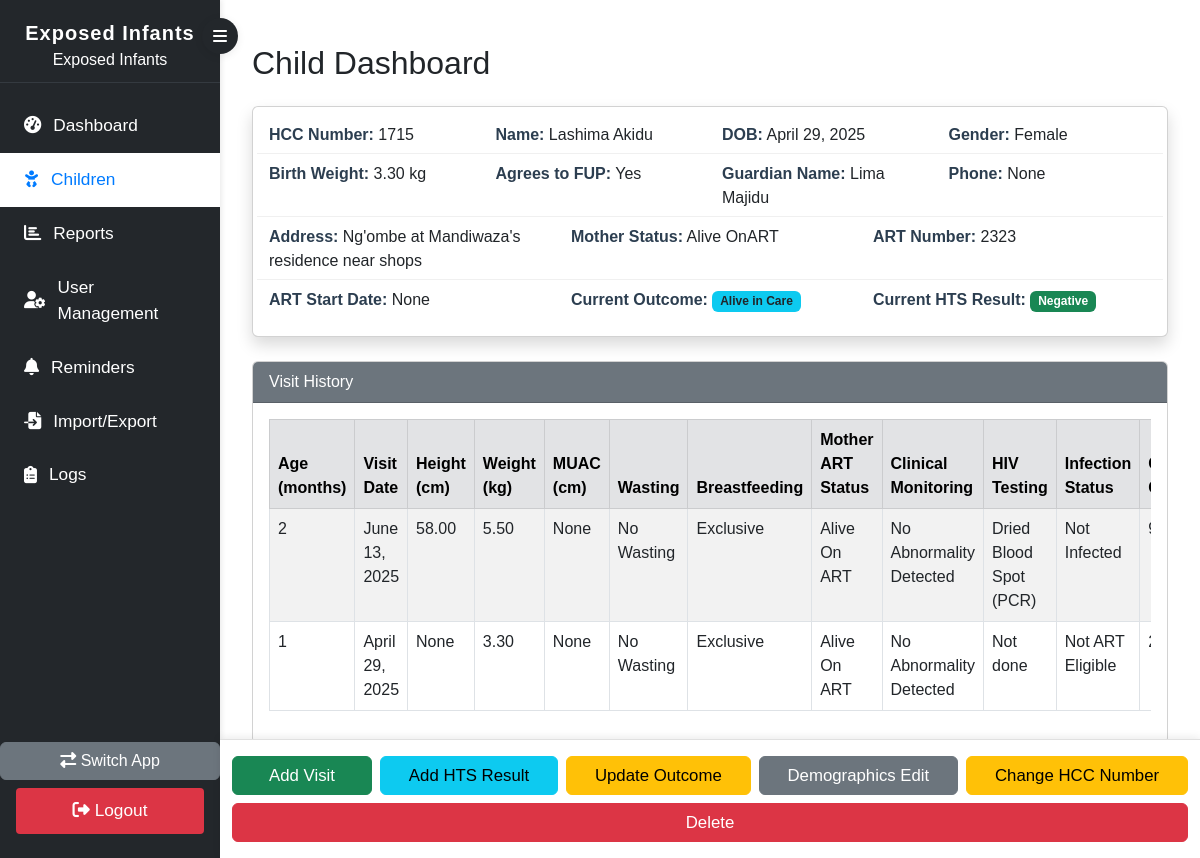
Screenshot of /children/exposed/children/child_dashboard/1715/ (signed in) with the database file from the repository.
### children/models.py (models this page shows, shortened)
class Child(models.Model):
    hcc_number = models.CharField(max_length=20, primary_key=True)
    child_name = models.CharField(max_length=200)
    child_dob = models.DateField()
    CHILD_GENDER_CHOICES = [
        ('Male', 'Male'),
        ('Female', 'Female')
    ]
    child_gender = models.CharField(max_length=6, choices=CHILD_GENDER_CHOICES)
    child_birth_weight = models.DecimalField(max_digits=5, decimal_places=2)
    guardian_name = models.CharField(max_length=200)
    relationship = models.CharField(max_length=100)
    guardian_phone = models.CharField(max_length=20)
    physical_address = models.TextField()
    AGREES_TO_FUP_CHOICES = [('Yes', 'Yes'), ('No', 'No')]
    agrees_to_fup = models.CharField(max_length=3, choices=AGREES_TO_FUP_CHOICES)
    MOTHER_STATUS_CHOICES = [
        ('Alive No ART', 'Alive No ART'),
        ('Alive OnART', 'Alive OnART'),
        ('Died', 'Died'),
        ('Unknown', 'Unknown'),
    ]
    mother_status = models.CharField(max_length=20, choices=MOTHER_STATUS_CHOICES)
    mother_art_number = models.CharField(max_length=20, blank=True, null=True)
    mother_art_start_date = models.DateField(blank=True, null=True)

class HTSSample(models.Model):
    TEST_TYPE_CHOICES = [
        ('DBS', 'Dried Blood Spot'),
        ('Rapid', 'Rapid Test'),
    ]
    RESULT_CHOICES = [
        ('Negative', 'Negative'),
        ('Positive', 'Positive'),
        ('Inconclusive', 'Inconclusive'),
    ]
    child = models.ForeignKey(Child, on_delete=models.CASCADE, related_name='hts_samples')
    sample_date = models.DateField()
    test_type = models.CharField(max_length=10, choices=TEST_TYPE_CHOICES)
    sample_id = models.CharField(max_length=50)
    result = models.CharField(max_length=20, choices=RESULT_CHOICES, null=True, blank=True)
    date_received = models.DateField(null=True, blank=True)

class ChildVisit(models.Model):
    child = models.ForeignKey(Child, on_delete=models.CASCADE, related_name='visits')
    visit_date = models.DateField(null=True, blank=True)
    height = models.DecimalField(max_digits=5, decimal_places=2, null=True, blank=True)
    weight = models.DecimalField(max_digits=5, decimal_places=2, null=True, blank=True)
    muac = models.DecimalField(max_digits=4, decimal_places=1, null=True, blank=True)
    WASTING_CHOICES = [
        ('No', 'No Wasting'), ('Mod', 'Moderate'), ('Sev', 'Severe')
    ]
    wasting = models.CharField(max_length=4, choices=WASTING_CHOICES, null=True, blank=True, default='No')
    BREASTFEEDING_CHOICES = [
        ('Exc', 'Exclusive'), ('M', 'Mixed/Complement'), ('<6', 'Stopped last 6 Weeks'),
        ('C', 'Stopped over 6w. ago')
    ]
    breastfeeding = models.CharField(max_length=10, choices=BREASTFEEDING_CHOICES, null=True, blank=True, default='Exc')
    MOTHER_ART_CHOICES = [
        ('No ART', 'Alive No ART'),
        ('On ART', 'Alive On ART'),
        ('Died', 'Died'),
        ('Unk', 'Unknown')
    ]
    mother_art_status = models.CharField(max_length=10, choices=MOTHER_ART_CHOICES, null=True, blank=True, default='On ART')
    CLINICAL_MONITORING_CHOICES = [
        ('NAD', 'No Abnormality Detected'),
        ('Sick', 'Sick child')
    ]
    clinical_monitoring = models.CharField(max_length=10, choices=CLINICAL_MONITORING_CHOICES, null=True, blank=True, default='NAD')
    HIV_TEST_CHOICES = [
        ('No', 'Not done'),
        ('Dbs', 'Dried Blood Spot (PCR)'),
        ('Rt', 'Rapid Test')
    ]
    hiv_testing = models.CharField(max_length=10, choices=HIV_TEST_CHOICES, null=True, blank=True, default='No')
    HIV_INFECTION_STATUS_CHOICES = [
        ('A', 'Not Infected'),
        ('B', 'Infected'),
        ('C', 'Not ART Eligible'),
        ('D', 'PSHD -> ART')
    ]
    infection_status = models.CharField(max_length=20, choices=HIV_INFECTION_STATUS_CHOICES, null=True, blank=True, default='C')
    DRUG_GIVEN_CHOICES = [
        ('None', 'No Drugs Given'),
        ('CPT', 'Cotrimoxazole Prophylaxis (CPT)'),
        ('NVP', 'Nevirapine (NVP)'),
        ('2P', '2P'),
    ]
    drug_given = models.CharField(max_length=10, choices=DRUG_GIVEN_CHOICES, null=True, blank=True, default='CPT')
    cpt_given = models.PositiveIntegerField(null=True, blank=True, help_text="Number of CPT/NVP tablets given")
    FOLLOW_UP_CHOICES = [
        ('Con', 'Continue FUP'),
        ('Dis', 'Discharged'),
        ('ART', 'Started ART'),
        ('To', 'Transferred Out'),
        ('Def', 'Defaulted'),
        ('Died', 'Died')
    ]
    follow_up_outcome = models.CharField(max_length=10, choices=FOLLOW_UP_CHOICES,default='Con')
    next_appointment_or_outcome_date = models.DateField(null=True, blank=True)

### children/views.py (the view)
# urls.py: path('exposed/children/child_dashboard/<str:hcc_number>/', views.child_dashboard_view, name='child_dashboard'),
@login_required
def child_dashboard_view(request, hcc_number):
    child = get_object_or_404(Child, hcc_number=hcc_number)
    visits = child.visits.order_by('-visit_date')
    hts_samples = child.hts_samples.order_by('-sample_date')
    child_fields = []
    for field in child._meta.fields:
        if field.name != "id":
            child_fields.append({
                'name': field.name,
                'verbose_name': field.verbose_name,
                'value': getattr(child, field.name),
            })
    current_outcome = None
    current_outcome_date = None
    current_result = None
    if visits.exists():
        latest_visit = visits.first()
        outcome = latest_visit.follow_up_outcome
        outcome_date = latest_visit.next_appointment_or_outcome_date
        from datetime import date, timedelta
        today = date.today()
        missed_or_defaulted_date = None
        if outcome == 'Con':  # Continue FUP
            if outcome_date:
                days_since = (today - outcome_date).days
                if days_since > 28:
                    current_outcome = 'Defaulted'
                    missed_or_defaulted_date = outcome_date + timedelta(days=29)
                elif days_since > 7:
                    current_outcome = 'Missed Appointment'
                    missed_or_defaulted_date = outcome_date + timedelta(days=8)
                else:
                    current_outcome = 'Alive in Care'
                current_outcome_date = outcome_date
            else:
                current_outcome = 'Alive in Care'
                current_outcome_date = None
        else:
            current_outcome = latest_visit.get_follow_up_outcome_display()
            current_outcome_date = outcome_date
    else:
        missed_or_defaulted_date = None
    if hts_samples.exists():
        latest_hts = hts_samples.first()
        hts_result = latest_hts.result
        hts_date_received = latest_hts.date_received
        if hts_result:
            current_result = latest_hts.result
        else:
            current_result = 'Pending'
    else:
        current_result = 'No HTS Samples'
    return render(request, 'child_dashboard.html', {
        'child': child,
        'visits': visits,
        'child_fields': child_fields,
        'current_outcome': current_outcome,
        'current_outcome_date': current_outcome_date,
        'missed_or_defaulted_date': missed_or_defaulted_date,
        'current_result': current_result,
    })

### children/templatetags/field_tags.py (called while the page is built)
@register.filter
def age_in_months(visit_date, dob):
    if not visit_date or not dob:
        return ""
    try:
        months = (visit_date.year - dob.year) * 12 + (visit_date.month - dob.month)
        if visit_date.day >= dob.day:
            months += 1
        return max(months, 0)
    except Exception:
        return ""

### children/templates/child_dashboard.html (shortened to what this page needs)
{% extends 'base.html' %}
{% load static %}
{% load field_tags %}
{% block content %}
<div class="container mt-4">
    <h2 class="mb-4">Child Dashboard</h2>
    <div id="cd-top-section" class="card mb-4 p-3 shadow">
        <div class="row mb-2">
            <div class="col-md-3"><strong>HCC Number:</strong> {{ child.hcc_number }}</div>
            <div class="col-md-3"><strong>Name:</strong> {{ child.child_name }}</div>
            <div class="col-md-3"><strong>DOB:</strong> {{ child.child_dob }}</div>
            <div class="col-md-3"><strong>Gender:</strong> {{ child.child_gender }}</div>
        </div>
        <div class="row mb-2">
            <div class="col-md-3"><strong>Birth Weight:</strong> {{ child.child_birth_weight }} kg</div>
            <div class="col-md-3"><strong>Agrees to FUP:</strong> {{ child.agrees_to_fup }}</div>
            <div class="col-md-3"><strong>Guardian Name:</strong> {{ child.guardian_name }}</div>
            <div class="col-md-3"><strong>Phone:</strong> {{ child.guardian_phone }}</div>
        </div>
        <div class="row mb-2">
            <div class="col-md-4"><strong>Address:</strong> {{ child.physical_address }}</div>
            <div class="col-md-4"><strong>Mother Status:</strong> {{ child.mother_status }}</div>
            <div class="col-md-4"><strong>ART Number:</strong> {{ child.mother_art_number }}</div>
        </div>
        <div class="row mb-2">
            <div class="col-md-4"><strong>ART Start Date:</strong> {{ child.mother_art_start_date }}</div>
            <div class="col-md-4">
                <strong>Current Outcome:</strong>
                {% if current_outcome %}
                    <span class="badge bg-info text-dark">{{ current_outcome }}</span>
                {% else %}
                    <span class="text-muted">N/A</span>
                {% endif %}
            </div>
            <div class="col-md-4">
                <strong>Current HTS Result:</strong>
                {% if current_result %}
                    <span class="badge bg-success">{{ current_result }}</span>
                {% else %}
                    <span class="text-muted">No HTS Result</span>
                {% endif %}
            </div>
        </div>
    </div>
    <div id="cd-middle-section" class="card mb-4">
        <div class="card-header bg-secondary text-white">Visit History</div>
        <div class="card-body">
            {% if visits %}
            <div class="table-responsive">
                <table class="table table-bordered table-striped table-hover">
                    <thead class="table-secondary">
                        <tr>
                            <th>Age (months)</th>
                            <th>Visit Date</th>
                            <th>Height (cm)</th>
                            <th>Weight (kg)</th>
                            <th>MUAC (cm)</th>
                            <th>Wasting</th>
                            <th>Breastfeeding</th>
                            <th>Mother ART Status</th>
                            <th>Clinical Monitoring</th>
                            <th>HIV Testing</th>
                            <th>Infection Status</th>
                            <th>CPT Given</th>
                        </tr>
                    </thead>
                    <tbody>
                        {% for visit in visits %}
                        <tr>
                            <td>
                                {% if child.child_dob and visit.visit_date %}
                                    {{ visit.visit_date|age_in_months:child.child_dob }}
                                {% else %}
                                    N/A
                                {% endif %}
                            </td>
                            <td>{{ visit.visit_date }}</td>
                            <td>{{ visit.height }}</td>
                            <td>{{ visit.weight }}</td>
                            <td>{{ visit.muac }}</td>
                            <td>{{ visit.get_wasting_display }}</td>
                            <td>{{ visit.get_breastfeeding_display }}</td>
                            <td>{{ visit.get_mother_art_status_display }}</td>
                            <td>{{ visit.get_clinical_monitoring_display }}</td>
                            <td>{{ visit.get_hiv_testing_display }}</td>
                            <td>{{ visit.get_infection_status_display }}</td>
                            <td>{{ visit.cpt_given }}</td>
                        </tr>
                        {% endfor %}
                    </tbody>
                </table>
            </div>
            {% else %}
                <p>No visits recorded yet.</p>
            {% endif %}
        </div>
    </div>
    <div id="cd-bottom-section" class="cd-fixed-bottom-bar">
        <div class="container-fluid d-flex flex-wrap justify-content-center gap-2 py-3">
            {% if user.is_superuser %}
                <a href="{% url 'children:add_visit' child.hcc_number %}" class="btn btn-success flex-fill">Add Visit</a>
                <a href="{% url 'children:add_hts_result' child.hcc_number %}" class="btn btn-info flex-fill">Add HTS Result</a>
                <a href="{% url 'children:update_outcome' child.hcc_number %}" class="btn btn-warning flex-fill">Update Outcome</a>
                <a href="{% url 'children:edit_field' child.hcc_number 'all' %}" class="btn btn-secondary flex-fill">Demographics Edit</a>
                <a href="{% url 'children:change_hcc_number' child.hcc_number %}" class="btn btn-warning flex-fill">Change HCC Number</a>
                <a href="{% url 'children:delete_child' child.hcc_number %}" class="btn btn-danger flex-fill">Delete</a>
            {% endif %}
        </div>
    </div>
</div>
{% endblock %}

### children/static/css/styles.css (style rules this page uses)
html, body { height: 100%; margin: 0; font-family: Arial, sans-serif; }
.cd-fixed-bottom-bar { position: fixed; left: 220px; right: 0; bottom: 0; background: #fff; box-shadow: 0 -2px 8px rgba(0,0,0,0.08); z-index: 2000; border-top: 1px solid #e0e0e0; padding-bottom: env(safe-area-inset-bottom, 0); }
.cd-fixed-bottom-bar .btn { min-width: 140px; font-weight: 500; font-size: 1.05rem; margin-bottom: 0 !important; }
.cd-fixed-bottom-bar .container-fluid { max-width: 100vw; }
#cd-top-section .row.mb-2:not(:last-child) { border-bottom: 1px solid #f0f0f0; padding-bottom: 6px; margin-bottom: 10px; }
#cd-top-section strong { color: #2c3e50; }

### rows the page displays
Child: hcc_number "1715", child_name "Lashima Akidu", child_dob "April 29, 2025", child_gender "Female", child_birth_weight "3.30", agrees_to_fup "Yes", guardian_name "Lima Majidu", guardian_phone "None", physical_address "Ng'ombe at Mandiwaza's residence near shops", mother_status "Alive OnART", mother_art_number "2323", mother_art_start_date "None"
HTSSample: result "Negative"
ChildVisit: visit_date|age_in_months "2", visit_date "June 13, 2025", height "58.00", weight "5.50", muac "None", wasting "No Wasting", breastfeeding "Exclusive", mother_art_status "Alive On ART", clinical_monitoring "No Abnormality Detected", hiv_testing "Dried Blood Spot (PCR)", infection_status "Not Infected"
ChildVisit: visit_date|age_in_months "1", visit_date "April 29, 2025", height "None", weight "3.30", muac "None", wasting "No Wasting", breastfeeding "Exclusive", mother_art_status "Alive On ART", clinical_monitoring "No Abnormality Detected", hiv_testing "Not done", infection_status "Not ART Eligible"

### other values shown
{{ current_outcome }} "Alive in Care"
